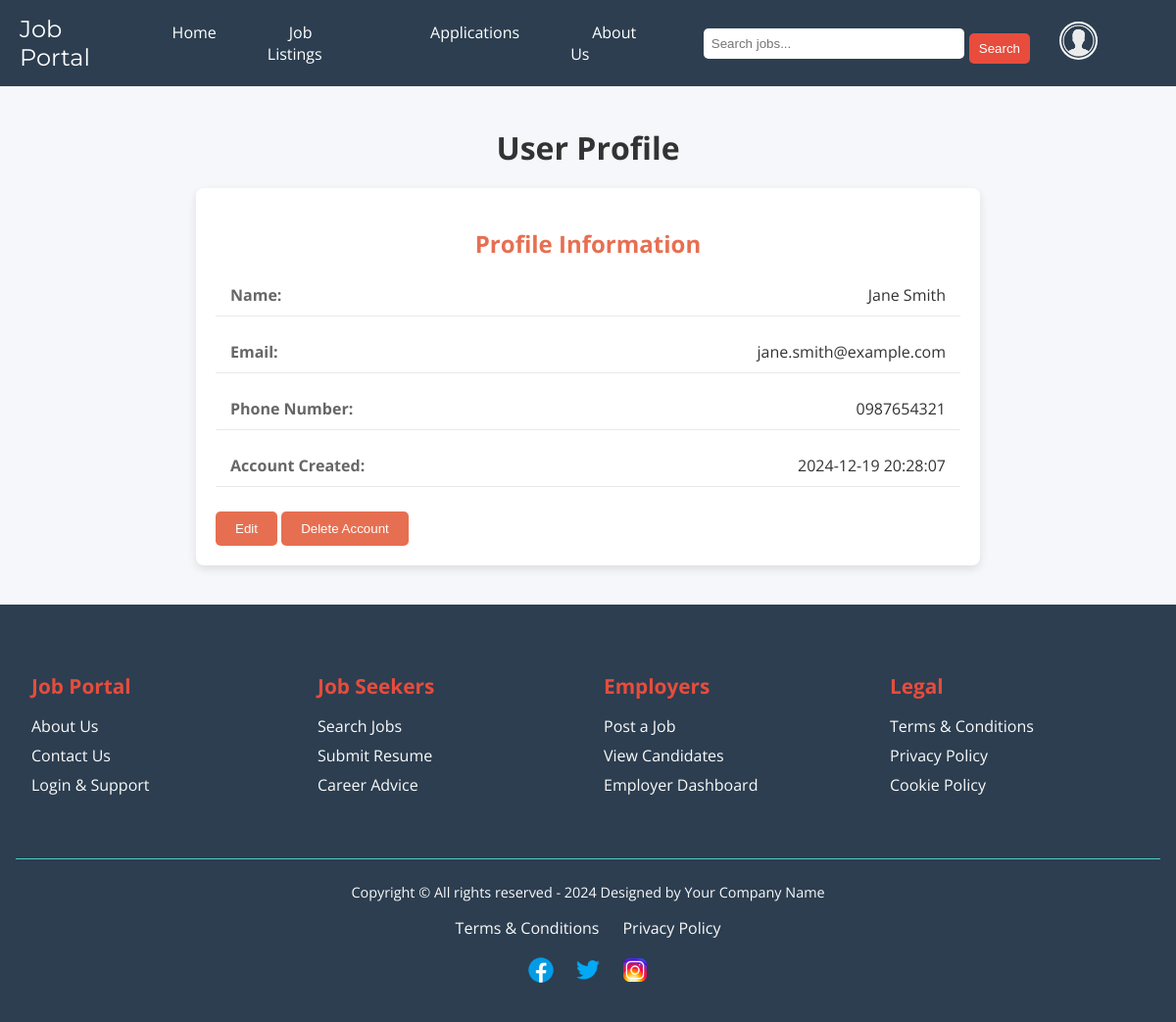
The app's page /profile.php (signed in) with its own data.
### tables this page shows
CREATE TABLE `users` (
  `id` int(11) NOT NULL AUTO_INCREMENT,
  `name` varchar(100) NOT NULL,
  `email` varchar(100) NOT NULL UNIQUE,
  `password` varchar(255) NOT NULL,
  `phone_number` varchar(20) DEFAULT NULL,
  `type` tinyint(1) NOT NULL DEFAULT 0 COMMENT '0 for client, 1 for admin',
  `created_at` timestamp NOT NULL DEFAULT current_timestamp(),
  `updated_at` timestamp NOT NULL DEFAULT current_timestamp() ON UPDATE current_timestamp(),
  PRIMARY KEY (`id`)
);

### profile.php (the view, shortened to what this page needs)
<?php
require('db.php');
$email = $_SESSION['email'];
$sql = "SELECT * FROM users WHERE email=?";
$stmt = $con->prepare($sql);
$stmt->bind_param("s", $email);
$stmt->execute();
$result = $stmt->get_result();
$user = $result->fetch_assoc();
include 'navbar.php';
?>
<!DOCTYPE html>
<html lang="en">
<head>
</head>
<body>
<div class="container">
    <h1>User Profile</h1>
    <div class="profile-card">
        <h2>Profile Information</h2>
        <div class="profile-detail">
            <label for="name">Name:</label>
            <span><?= htmlspecialchars($user['name']); ?></span>
        </div>
        <div class="profile-detail">
            <label for="email">Email:</label>
            <span><?= htmlspecialchars($user['email']); ?></span>
        </div>
        <div class="profile-detail">
            <label for="phone_number">Phone Number:</label>
            <span><?= htmlspecialchars($user['phone_number']); ?></span>
        </div>
        <div class="profile-detail">
            <label for="created_at">Account Created:</label>
            <span><?= htmlspecialchars($user['created_at']); ?></span>
        </div>
        <button id="edit-button" aria-label="Edit Profile">Edit</button>
        <button type="button" onclick="document.getElementById('delete-confirmation').style.display='block'" aria-label="Delete Account">Delete Account</button>
    </div>
</div>
<?php include 'footer.php'; ?>
</body>
</html>

### navbar.php (style rules this page uses)
body { margin: 0; font-family: 'Open Sans', sans-serif; background-color: #FAFAFA; }

### profile.php (style rules this page uses)
body { font-family: 'Open Sans', sans-serif; background-color: #F5F7FA; margin: 0; padding: 0; }
.container { width: 90%; max-width: 800px; margin: auto; padding: 20px; }
h1 { text-align: center; margin-bottom: 20px; color: #333; }
.profile-card { background-color: #fff; padding: 20px; border-radius: 8px; box-shadow: 0 4px 10px rgba(0, 0, 0, 0.1); margin-bottom: 20px; transition: transform 0.2s; }
.profile-card h2 { text-align: center; color: #E76F51; margin-bottom: 15px; font-size: 24px; }
.profile-detail { display: flex; justify-content: space-between; margin-bottom: 15px; padding: 10px 15px; border-bottom: 1px solid #eaeaea; }
.profile-detail label { font-weight: bold; color: #666; }
.profile-detail span { color: #333; }
button { padding: 10px 20px; border: none; border-radius: 5px; background-color: #E76F51; color: #fff; cursor: pointer; margin-top: 10px; display: inline-block; transition: background-color 0.2s; }

### records on screen
users: name "Jane Smith", email "jane.smith@example.com", phone_number "0987654321", created_at "2024-12-19 20:28:07"
